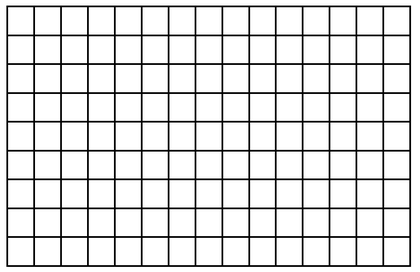
%> input picture hw2_files/p3_search.png, 420 x 272 px, shrunk from 984 x 637 before the run
$ octave p3_code.m   (GNU Octave 9; MATLAB toolbox functions it lacks are replaced by stand-ins)
%> lines starting %> are read from the running program, lines starting %| are printed output that depends on the picture
%insert your code in Part_3/p3_code.cpp
%edit the file extension and web template to match your programing language

I = imread("p3_search.png");
%> I is the input picture: size 272x420x3 uint8; min 0, max 255, mean 224.2
I = im2gray(I);
%> I: size 272x420 uint8
I = imbinarize(I);
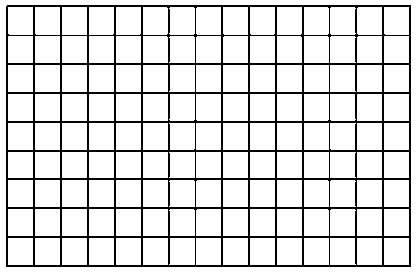
%> I: size 272x420 logical; 86.9% white; black in thin lines or dots

[rows, cols] = size(I);
%> rows = 272; cols = 420
objectMat = zeros(rows+1,cols+1);
i = 1;
for row = 1:rows
    for col = 1:cols
        if (I(row,col))
            if (objectMat(row,col+1))
                objectMat(row+1,col+1) = objectMat(row,col+1);
                if (objectMat(row+1,col) && objectMat(row+1,col) ~= objectMat(row,col+1))
                    % missing equivalency table addition
                end
            elseif (objectMat(row+1,col))
                objectMat(row+1,col+1) = objectMat(row+1,col);
            else
                objectMat(row+1,col+1) = i;
                i = i + 1;
            end
        end
    end
end
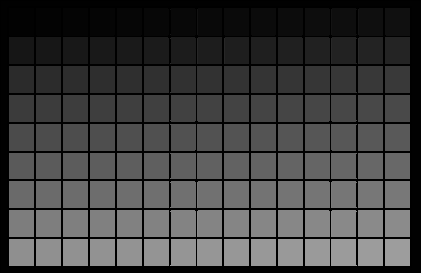
%> objectMat: size 273x421 double; min 0, max 158, mean 63.9
%> after the loop, i = 159
objectMat = objectMat(2:end,2:end);
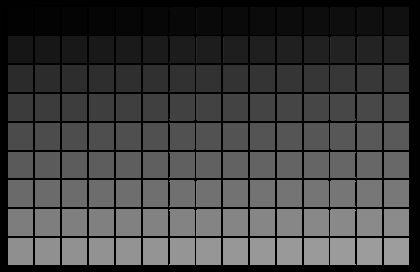
%> objectMat: size 272x420 double; min 0, max 158, mean 64.3

% Missing equivalency table simplification

% Color each identified object/sqaure
numObjects = max(objectMat,[],"all");
%> numObjects = 158
colors = rand(numObjects, 3);
colors(1,:) = [1 1 1]; % set 1st element (outside border) to white
coloredMat = zeros(rows,cols,3);
for row = 1:rows
    for col = 1:cols
        if (objectMat(row,col) > 0)
            coloredMat(row,col,:) = colors(objectMat(row,col),:);
        end
    end
end
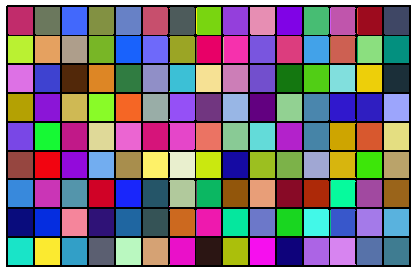
%> coloredMat: size 272x420x3 double; mean R, G, B 0.499, 0.455, 0.492

montage({I,objectMat,coloredMat})
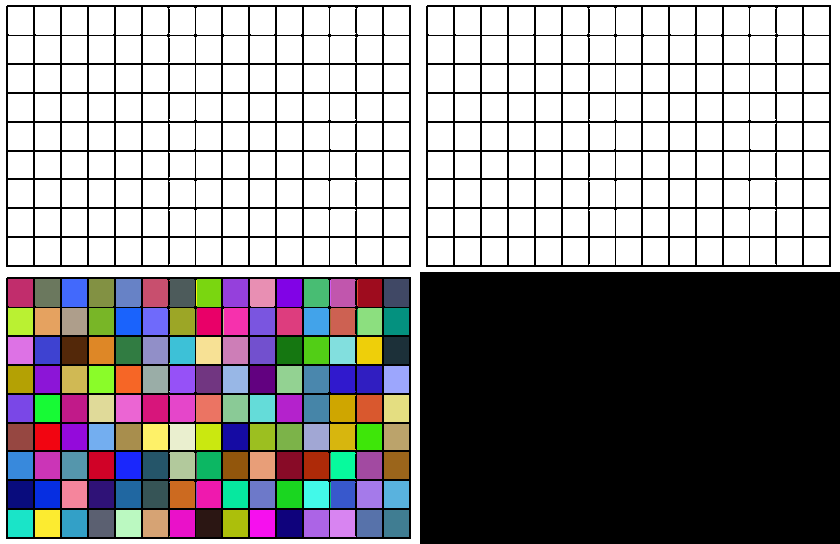
%> displayed picture: size 544x840x3, on the screen's scale of 0 to 255; mean R, G, B 142.6, 139.8, 142.1

imwrite(coloredMat, "p3_image.png");

$ run again, with hw2_files/p10_search.png copied over hw2_files/p3_search.png
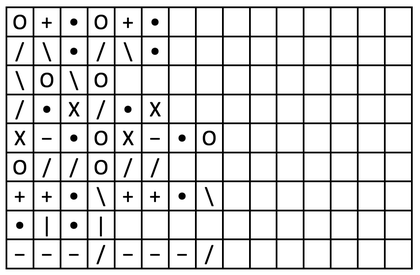
%> input picture hw2_files/p10_search.png, 420 x 275 px, shrunk from 978 x 640 before the run
%> I is the input picture: size 275x420x3 uint8; min 0, max 255, mean 218.9
%> after the loop `for row = 1:rows`:
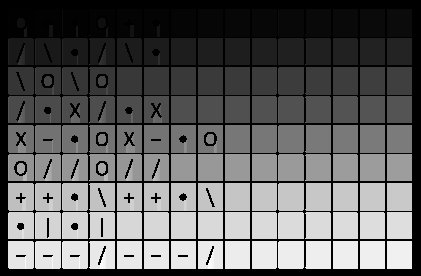
%> objectMat: size 276x421 double; min 0, max 364, mean 137.5; drawn with min black and max white
%> after the loop `for row = 1:rows`: i = 365
%> numObjects = 364
%> `montage({I,objectMat,coloredMat})`:
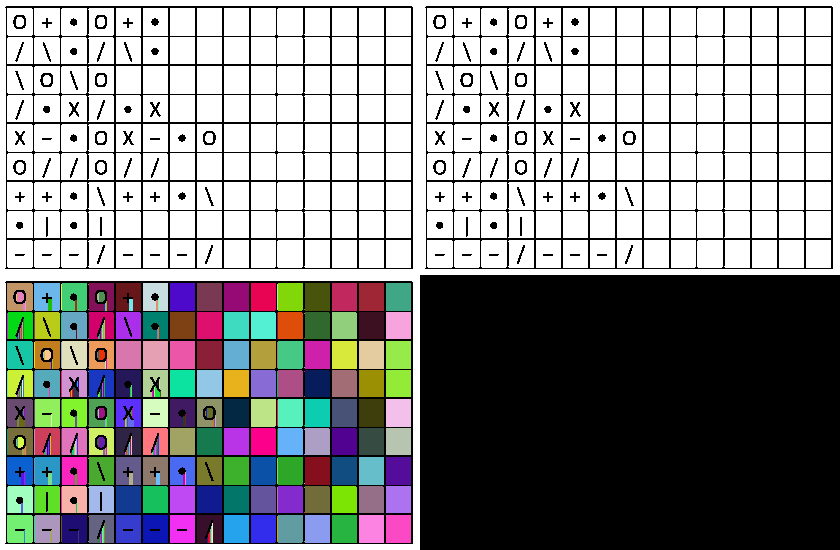
%> displayed picture: size 550x840x3, on the screen's scale of 0 to 255; mean R, G, B 139.6, 139.4, 140.7
